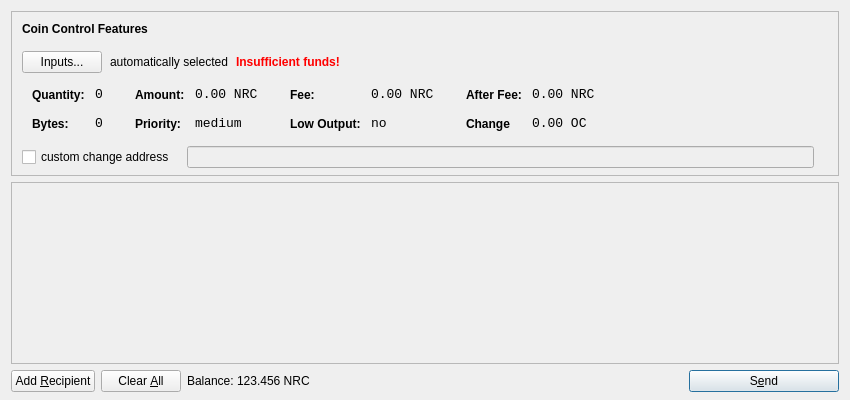
<?xml version="1.0" encoding="UTF-8"?>
<ui version="4.0">
 <class>SendCoinsDialog</class>
 <widget class="QDialog" name="SendCoinsDialog">
  <property name="geometry">
   <rect>
    <x>0</x>
    <y>0</y>
    <width>850</width>
    <height>400</height>
   </rect>
  </property>
  <property name="windowTitle">
   <string>Send Coins</string>
  </property>
  <layout class="QVBoxLayout" name="verticalLayout" stretch="0,1,0">
   <property name="bottomMargin">
    <number>8</number>
   </property>
   <item>
    <widget class="QFrame" name="frameCoinControl">
     <property name="sizePolicy">
      <sizepolicy hsizetype="Expanding" vsizetype="Expanding">
       <horstretch>0</horstretch>
       <verstretch>0</verstretch>
      </sizepolicy>
     </property>
     <property name="maximumSize">
      <size>
       <width>16777215</width>
       <height>16777215</height>
      </size>
     </property>
     <property name="frameShape">
      <enum>QFrame::StyledPanel</enum>
     </property>
     <property name="frameShadow">
      <enum>QFrame::Sunken</enum>
     </property>
     <layout class="QVBoxLayout" name="verticalLayoutCoinControl2">
      <property name="spacing">
       <number>-1</number>
      </property>
      <property name="leftMargin">
       <number>0</number>
      </property>
      <property name="topMargin">
       <number>0</number>
      </property>
      <property name="rightMargin">
       <number>0</number>
      </property>
      <property name="bottomMargin">
       <number>6</number>
      </property>
      <item>
       <layout class="QVBoxLayout" name="verticalLayoutCoinControl" stretch="0,0,0,0,1">
        <property name="spacing">
         <number>0</number>
        </property>
        <property name="leftMargin">
         <number>10</number>
        </property>
        <property name="topMargin">
         <number>10</number>
        </property>
        <item>
         <layout class="QHBoxLayout" name="horizontalLayoutCoinControl1">
          <property name="bottomMargin">
           <number>15</number>
          </property>
          <item>
           <widget class="QLabel" name="labelCoinControlFeatures">
            <property name="sizePolicy">
             <sizepolicy hsizetype="Preferred" vsizetype="Maximum">
              <horstretch>0</horstretch>
              <verstretch>0</verstretch>
             </sizepolicy>
            </property>
            <property name="font">
             <font>
              <weight>75</weight>
              <bold>true</bold>
             </font>
            </property>
            <property name="styleSheet">
             <string notr="true">font-weight:bold;</string>
            </property>
            <property name="text">
             <string>Coin Control Features</string>
            </property>
           </widget>
          </item>
         </layout>
        </item>
        <item>
         <layout class="QHBoxLayout" name="horizontalLayoutCoinControl2" stretch="0,0,0,0">
          <property name="spacing">
           <number>8</number>
          </property>
          <property name="bottomMargin">
           <number>10</number>
          </property>
          <item>
           <widget class="QPushButton" name="pushButtonCoinControl">
            <property name="styleSheet">
             <string notr="true"/>
            </property>
            <property name="text">
             <string>Inputs...</string>
            </property>
           </widget>
          </item>
          <item>
           <widget class="QLabel" name="labelCoinControlAutomaticallySelected">
            <property name="text">
             <string>automatically selected</string>
            </property>
            <property name="margin">
             <number>5</number>
            </property>
           </widget>
          </item>
          <item>
           <widget class="QLabel" name="labelCoinControlInsuffFunds">
            <property name="font">
             <font>
              <weight>75</weight>
              <bold>true</bold>
             </font>
            </property>
            <property name="styleSheet">
             <string notr="true">color:red;font-weight:bold;</string>
            </property>
            <property name="text">
             <string>Insufficient funds!</string>
            </property>
            <property name="margin">
             <number>5</number>
            </property>
           </widget>
          </item>
          <item>
           <spacer name="horizontalSpacerCoinControl">
            <property name="orientation">
             <enum>Qt::Horizontal</enum>
            </property>
            <property name="sizeHint" stdset="0">
             <size>
              <width>40</width>
              <height>1</height>
             </size>
            </property>
           </spacer>
          </item>
         </layout>
        </item>
        <item>
         <widget class="QWidget" name="widgetCoinControl" native="true">
          <property name="sizePolicy">
           <sizepolicy hsizetype="Preferred" vsizetype="Preferred">
            <horstretch>0</horstretch>
            <verstretch>0</verstretch>
           </sizepolicy>
          </property>
          <property name="minimumSize">
           <size>
            <width>0</width>
            <height>0</height>
           </size>
          </property>
          <property name="styleSheet">
           <string notr="true"/>
          </property>
          <layout class="QHBoxLayout" name="horizontalLayoutCoinControl5">
           <property name="margin">
            <number>0</number>
           </property>
           <item>
            <layout class="QHBoxLayout" name="horizontalLayoutCoinControl3" stretch="0,0,0,1">
             <property name="spacing">
              <number>20</number>
             </property>
             <property name="topMargin">
              <number>0</number>
             </property>
             <property name="bottomMargin">
              <number>10</number>
             </property>
             <item>
              <layout class="QFormLayout" name="formLayoutCoinControl1">
               <property name="horizontalSpacing">
                <number>10</number>
               </property>
               <property name="verticalSpacing">
                <number>14</number>
               </property>
               <property name="leftMargin">
                <number>10</number>
               </property>
               <property name="topMargin">
                <number>4</number>
               </property>
               <property name="rightMargin">
                <number>6</number>
               </property>
               <item row="0" column="0">
                <widget class="QLabel" name="labelCoinControlQuantityText">
                 <property name="styleSheet">
                  <string notr="true">font-weight:bold;</string>
                 </property>
                 <property name="text">
                  <string>Quantity:</string>
                 </property>
                 <property name="margin">
                  <number>0</number>
                 </property>
                </widget>
               </item>
               <item row="0" column="1">
                <widget class="QLabel" name="labelCoinControlQuantity">
                 <property name="font">
                  <font>
                   <family>Monospace</family>
                   <pointsize>10</pointsize>
                  </font>
                 </property>
                 <property name="cursor">
                  <cursorShape>IBeamCursor</cursorShape>
                 </property>
                 <property name="contextMenuPolicy">
                  <enum>Qt::ActionsContextMenu</enum>
                 </property>
                 <property name="text">
                  <string>0</string>
                 </property>
                 <property name="margin">
                  <number>0</number>
                 </property>
                 <property name="textInteractionFlags">
                  <set>Qt::LinksAccessibleByMouse|Qt::TextSelectableByKeyboard|Qt::TextSelectableByMouse</set>
                 </property>
                </widget>
               </item>
               <item row="1" column="0">
                <widget class="QLabel" name="labelCoinControlBytesText">
                 <property name="styleSheet">
                  <string notr="true">font-weight:bold;</string>
                 </property>
                 <property name="text">
                  <string>Bytes:</string>
                 </property>
                </widget>
               </item>
               <item row="1" column="1">
                <widget class="QLabel" name="labelCoinControlBytes">
                 <property name="font">
                  <font>
                   <family>Monospace</family>
                   <pointsize>10</pointsize>
                  </font>
                 </property>
                 <property name="cursor">
                  <cursorShape>IBeamCursor</cursorShape>
                 </property>
                 <property name="contextMenuPolicy">
                  <enum>Qt::ActionsContextMenu</enum>
                 </property>
                 <property name="text">
                  <string>0</string>
                 </property>
                 <property name="textInteractionFlags">
                  <set>Qt::LinksAccessibleByMouse|Qt::TextSelectableByKeyboard|Qt::TextSelectableByMouse</set>
                 </property>
                </widget>
               </item>
              </layout>
             </item>
             <item>
              <layout class="QFormLayout" name="formLayoutCoinControl2">
               <property name="horizontalSpacing">
                <number>10</number>
               </property>
               <property name="verticalSpacing">
                <number>14</number>
               </property>
               <property name="leftMargin">
                <number>6</number>
               </property>
               <property name="topMargin">
                <number>4</number>
               </property>
               <property name="rightMargin">
                <number>6</number>
               </property>
               <item row="0" column="0">
                <widget class="QLabel" name="labelCoinControlAmountText">
                 <property name="styleSheet">
                  <string notr="true">font-weight:bold;</string>
                 </property>
                 <property name="text">
                  <string>Amount:</string>
                 </property>
                 <property name="margin">
                  <number>0</number>
                 </property>
                </widget>
               </item>
               <item row="0" column="1">
                <widget class="QLabel" name="labelCoinControlAmount">
                 <property name="font">
                  <font>
                   <family>Monospace</family>
                   <pointsize>10</pointsize>
                  </font>
                 </property>
                 <property name="cursor">
                  <cursorShape>IBeamCursor</cursorShape>
                 </property>
                 <property name="contextMenuPolicy">
                  <enum>Qt::ActionsContextMenu</enum>
                 </property>
                 <property name="text">
                  <string notr="true">0.00 NRC</string>
                 </property>
                 <property name="textInteractionFlags">
                  <set>Qt::LinksAccessibleByMouse|Qt::TextSelectableByKeyboard|Qt::TextSelectableByMouse</set>
                 </property>
                </widget>
               </item>
               <item row="1" column="0">
                <widget class="QLabel" name="labelCoinControlPriorityText">
                 <property name="styleSheet">
                  <string notr="true">font-weight:bold;</string>
                 </property>
                 <property name="text">
                  <string>Priority:</string>
                 </property>
                </widget>
               </item>
               <item row="1" column="1">
                <widget class="QLabel" name="labelCoinControlPriority">
                 <property name="font">
                  <font>
                   <family>Monospace</family>
                   <pointsize>10</pointsize>
                  </font>
                 </property>
                 <property name="cursor">
                  <cursorShape>IBeamCursor</cursorShape>
                 </property>
                 <property name="contextMenuPolicy">
                  <enum>Qt::ActionsContextMenu</enum>
                 </property>
                 <property name="text">
                  <string>medium</string>
                 </property>
                 <property name="textInteractionFlags">
                  <set>Qt::LinksAccessibleByMouse|Qt::TextSelectableByKeyboard|Qt::TextSelectableByMouse</set>
                 </property>
                </widget>
               </item>
              </layout>
             </item>
             <item>
              <layout class="QFormLayout" name="formLayoutCoinControl3">
               <property name="horizontalSpacing">
                <number>10</number>
               </property>
               <property name="verticalSpacing">
                <number>14</number>
               </property>
               <property name="leftMargin">
                <number>6</number>
               </property>
               <property name="topMargin">
                <number>4</number>
               </property>
               <property name="rightMargin">
                <number>6</number>
               </property>
               <item row="0" column="0">
                <widget class="QLabel" name="labelCoinControlFeeText">
                 <property name="styleSheet">
                  <string notr="true">font-weight:bold;</string>
                 </property>
                 <property name="text">
                  <string>Fee:</string>
                 </property>
                 <property name="margin">
                  <number>0</number>
                 </property>
                </widget>
               </item>
               <item row="0" column="1">
                <widget class="QLabel" name="labelCoinControlFee">
                 <property name="font">
                  <font>
                   <family>Monospace</family>
                   <pointsize>10</pointsize>
                  </font>
                 </property>
                 <property name="cursor">
                  <cursorShape>IBeamCursor</cursorShape>
                 </property>
                 <property name="contextMenuPolicy">
                  <enum>Qt::ActionsContextMenu</enum>
                 </property>
                 <property name="text">
                  <string notr="true">0.00 NRC</string>
                 </property>
                 <property name="textInteractionFlags">
                  <set>Qt::LinksAccessibleByMouse|Qt::TextSelectableByKeyboard|Qt::TextSelectableByMouse</set>
                 </property>
                </widget>
               </item>
               <item row="1" column="0">
                <widget class="QLabel" name="labelCoinControlLowOutputText">
                 <property name="styleSheet">
                  <string notr="true">font-weight:bold;</string>
                 </property>
                 <property name="text">
                  <string>Low Output:</string>
                 </property>
                </widget>
               </item>
               <item row="1" column="1">
                <widget class="QLabel" name="labelCoinControlLowOutput">
                 <property name="font">
                  <font>
                   <family>Monospace</family>
                   <pointsize>10</pointsize>
                  </font>
                 </property>
                 <property name="cursor">
                  <cursorShape>IBeamCursor</cursorShape>
                 </property>
                 <property name="contextMenuPolicy">
                  <enum>Qt::ActionsContextMenu</enum>
                 </property>
                 <property name="text">
                  <string>no</string>
                 </property>
                 <property name="textInteractionFlags">
                  <set>Qt::LinksAccessibleByMouse|Qt::TextSelectableByKeyboard|Qt::TextSelectableByMouse</set>
                 </property>
                </widget>
               </item>
              </layout>
             </item>
             <item>
              <layout class="QFormLayout" name="formLayoutCoinControl4">
               <property name="horizontalSpacing">
                <number>10</number>
               </property>
               <property name="verticalSpacing">
                <number>14</number>
               </property>
               <property name="leftMargin">
                <number>6</number>
               </property>
               <property name="topMargin">
                <number>4</number>
               </property>
               <property name="rightMargin">
                <number>6</number>
               </property>
               <item row="0" column="0">
                <widget class="QLabel" name="labelCoinControlAfterFeeText">
                 <property name="styleSheet">
                  <string notr="true">font-weight:bold;</string>
                 </property>
                 <property name="text">
                  <string>After Fee:</string>
                 </property>
                 <property name="margin">
                  <number>0</number>
                 </property>
                </widget>
               </item>
               <item row="0" column="1">
                <widget class="QLabel" name="labelCoinControlAfterFee">
                 <property name="font">
                  <font>
                   <family>Monospace</family>
                   <pointsize>10</pointsize>
                  </font>
                 </property>
                 <property name="cursor">
                  <cursorShape>IBeamCursor</cursorShape>
                 </property>
                 <property name="contextMenuPolicy">
                  <enum>Qt::ActionsContextMenu</enum>
                 </property>
                 <property name="text">
                  <string notr="true">0.00 NRC</string>
                 </property>
                 <property name="textInteractionFlags">
                  <set>Qt::LinksAccessibleByMouse|Qt::TextSelectableByKeyboard|Qt::TextSelectableByMouse</set>
                 </property>
                </widget>
               </item>
               <item row="1" column="0">
                <widget class="QLabel" name="labelCoinControlChangeText">
                 <property name="styleSheet">
                  <string notr="true">font-weight:bold;</string>
                 </property>
                 <property name="text">
                  <string>Change</string>
                 </property>
                </widget>
               </item>
               <item row="1" column="1">
                <widget class="QLabel" name="labelCoinControlChange">
                 <property name="font">
                  <font>
                   <family>Monospace</family>
                   <pointsize>10</pointsize>
                  </font>
                 </property>
                 <property name="cursor">
                  <cursorShape>IBeamCursor</cursorShape>
                 </property>
                 <property name="contextMenuPolicy">
                  <enum>Qt::ActionsContextMenu</enum>
                 </property>
                 <property name="text">
                  <string notr="true">0.00 OC</string>
                 </property>
                 <property name="textInteractionFlags">
                  <set>Qt::LinksAccessibleByMouse|Qt::TextSelectableByKeyboard|Qt::TextSelectableByMouse</set>
                 </property>
                </widget>
               </item>
              </layout>
             </item>
            </layout>
           </item>
          </layout>
         </widget>
        </item>
        <item>
         <layout class="QHBoxLayout" name="horizontalLayoutCoinControl4" stretch="0,0,0">
          <property name="spacing">
           <number>12</number>
          </property>
          <property name="sizeConstraint">
           <enum>QLayout::SetDefaultConstraint</enum>
          </property>
          <property name="topMargin">
           <number>5</number>
          </property>
          <property name="rightMargin">
           <number>5</number>
          </property>
          <item>
           <widget class="QCheckBox" name="checkBoxCoinControlChange">
            <property name="text">
             <string>custom change address</string>
            </property>
           </widget>
          </item>
          <item>
           <widget class="QLineEdit" name="lineEditCoinControlChange">
            <property name="enabled">
             <bool>false</bool>
            </property>
            <property name="sizePolicy">
             <sizepolicy hsizetype="Expanding" vsizetype="Fixed">
              <horstretch>0</horstretch>
              <verstretch>0</verstretch>
             </sizepolicy>
            </property>
           </widget>
          </item>
          <item>
           <widget class="QLabel" name="labelCoinControlChangeLabel">
            <property name="sizePolicy">
             <sizepolicy hsizetype="Preferred" vsizetype="Expanding">
              <horstretch>0</horstretch>
              <verstretch>0</verstretch>
             </sizepolicy>
            </property>
            <property name="minimumSize">
             <size>
              <width>0</width>
              <height>0</height>
             </size>
            </property>
            <property name="text">
             <string/>
            </property>
            <property name="margin">
             <number>3</number>
            </property>
           </widget>
          </item>
         </layout>
        </item>
        <item>
         <spacer name="verticalSpacerCoinControl">
          <property name="orientation">
           <enum>Qt::Vertical</enum>
          </property>
          <property name="sizeHint" stdset="0">
           <size>
            <width>800</width>
            <height>1</height>
           </size>
          </property>
         </spacer>
        </item>
       </layout>
      </item>
     </layout>
    </widget>
   </item>
   <item>
    <widget class="QScrollArea" name="scrollArea">
     <property name="widgetResizable">
      <bool>true</bool>
     </property>
     <widget class="QWidget" name="scrollAreaWidgetContents">
      <property name="geometry">
       <rect>
        <x>0</x>
        <y>0</y>
        <width>830</width>
        <height>165</height>
       </rect>
      </property>
      <layout class="QVBoxLayout" name="verticalLayout_2">
       <property name="margin">
        <number>0</number>
       </property>
       <item>
        <layout class="QVBoxLayout" name="entries">
         <property name="spacing">
          <number>6</number>
         </property>
        </layout>
       </item>
       <item>
        <spacer name="verticalSpacer">
         <property name="orientation">
          <enum>Qt::Vertical</enum>
         </property>
         <property name="sizeHint" stdset="0">
          <size>
           <width>20</width>
           <height>40</height>
          </size>
         </property>
        </spacer>
       </item>
      </layout>
     </widget>
    </widget>
   </item>
   <item>
    <layout class="QHBoxLayout" name="horizontalLayout">
     <item>
      <widget class="QPushButton" name="addButton">
       <property name="toolTip">
        <string>Send to multiple recipients at once</string>
       </property>
       <property name="text">
        <string>Add &amp;Recipient</string>
       </property>
       <property name="autoDefault">
        <bool>false</bool>
       </property>
      </widget>
     </item>
     <item>
      <widget class="QPushButton" name="clearButton">
       <property name="sizePolicy">
        <sizepolicy hsizetype="Minimum" vsizetype="Fixed">
         <horstretch>0</horstretch>
         <verstretch>0</verstretch>
        </sizepolicy>
       </property>
       <property name="toolTip">
        <string>Remove all transaction fields</string>
       </property>
       <property name="text">
        <string>Clear &amp;All</string>
       </property>
       <property name="autoRepeatDelay">
        <number>300</number>
       </property>
       <property name="autoDefault">
        <bool>false</bool>
       </property>
      </widget>
     </item>
     <item>
      <layout class="QHBoxLayout" name="horizontalLayout_2">
       <property name="spacing">
        <number>3</number>
       </property>
       <item>
        <widget class="QLabel" name="label">
         <property name="sizePolicy">
          <sizepolicy hsizetype="Preferred" vsizetype="Fixed">
           <horstretch>0</horstretch>
           <verstretch>0</verstretch>
          </sizepolicy>
         </property>
         <property name="text">
          <string>Balance:</string>
         </property>
        </widget>
       </item>
       <item>
        <widget class="QLabel" name="labelBalance">
         <property name="sizePolicy">
          <sizepolicy hsizetype="Preferred" vsizetype="Fixed">
           <horstretch>0</horstretch>
           <verstretch>0</verstretch>
          </sizepolicy>
         </property>
         <property name="cursor">
          <cursorShape>IBeamCursor</cursorShape>
         </property>
         <property name="text">
          <string notr="true">123.456 NRC</string>
         </property>
         <property name="textInteractionFlags">
          <set>Qt::LinksAccessibleByMouse|Qt::TextSelectableByKeyboard|Qt::TextSelectableByMouse</set>
         </property>
        </widget>
       </item>
      </layout>
     </item>
     <item>
      <spacer name="horizontalSpacer">
       <property name="orientation">
        <enum>Qt::Horizontal</enum>
       </property>
       <property name="sizeHint" stdset="0">
        <size>
         <width>40</width>
         <height>20</height>
        </size>
       </property>
      </spacer>
     </item>
     <item>
      <widget class="QPushButton" name="sendButton">
       <property name="minimumSize">
        <size>
         <width>150</width>
         <height>0</height>
        </size>
       </property>
       <property name="toolTip">
        <string>Confirm the send action</string>
       </property>
       <property name="text">
        <string>S&amp;end</string>
       </property>
       <property name="icon">
        <iconset resource="../bitcoin.qrc">
         <normaloff>:/icons/send</normaloff>:/icons/send</iconset>
       </property>
       <property name="default">
        <bool>true</bool>
       </property>
      </widget>
     </item>
    </layout>
   </item>
  </layout>
 </widget>
 <resources>
  <include location="../bitcoin.qrc"/>
 </resources>
 <connections/>
</ui>
